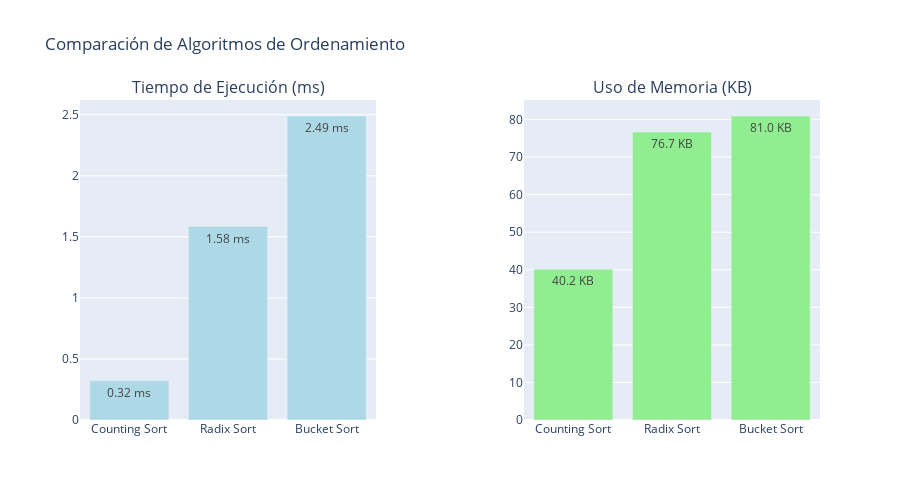

This figure's notebook cell:
### Code cell
#  Análisis Comparativo de Algoritmos de Ordenamiento

from estructuras.algoritmos_ordenamiento import AnalisisOrdenamiento

# Extraer datos para ordenar
datos_fatalidades = df['fatalities'].dropna().astype(int).tolist()
datos_riesgo = df['valor_riesgo'].dropna().tolist()

print(f" Muestra para ordenamiento:")
print(f"  - Fatalidades: {len(datos_fatalidades)} valores (ej: {datos_fatalidades[:5]})")
print(f"  - Rango: {min(datos_fatalidades)} a {max(datos_fatalidades)}")


# Comparar algoritmos con datos de fatalidades (enteros)
analizador = AnalisisOrdenamiento()
resultados_fatalidades = analizador.comparar_algoritmos(datos_fatalidades, 'enteros')

print("=== RESULTADOS DE ORDENAMIENTO (FATALIDADES) ===")
for algoritmo, stats in resultados_fatalidades.items():
    if algoritmo != 'analisis':
        print(f"\n{algoritmo.replace('_', ' ').title()}:")
        print(f"  Tiempo: {stats['tiempo']*1000:.2f} ms")
        print(f"  Memoria: {stats['memoria_bytes']/1024:.1f} KB")
        print(f"  Complejidad: {stats['complejidad']}")


# Visualización comparativa
from visualizacion.graficos import VisualizadorSeguridad

fig = VisualizadorSeguridad.crear_grafico_comparacion_algoritmos(resultados_fatalidades)
fig.show()

### Figure 1 — Plotly figure (JSON) as saved in the notebook; plotly's stock layout.template omitted (floating-point values rounded to 4 significant figures)
{"data": [{"marker": {"color": "lightblue"}, "name": "Tiempo", "text": ["0.32 ms", "1.58 ms", "2.49 ms"], "textposition": "auto", "type": "bar", "x": ["Counting Sort", "Radix Sort", "Bucket Sort"], "xaxis": "x", "y": [0.3219, 1.584, 2.489], "yaxis": "y"}, {"marker": {"color": "lightgreen"}, "name": "Memoria", "text": ["40.2 KB", "76.7 KB", "81.0 KB"], "textposition": "auto", "type": "bar", "x": ["Counting Sort", "Radix Sort", "Bucket Sort"], "xaxis": "x2", "y": [40.16, 76.68, 80.95], "yaxis": "y2"}], "layout": {"annotations": [{"font": {"size": 16}, "showarrow": false, "text": "Tiempo de Ejecución (ms)", "x": 0.2, "xanchor": "center", "xref": "paper", "y": 1, "yanchor": "bottom", "yref": "paper"}, {"font": {"size": 16}, "showarrow": false, "text": "Uso de Memoria (KB)", "x": 0.8, "xanchor": "center", "xref": "paper", "y": 1, "yanchor": "bottom", "yref": "paper"}], "height": 500, "showlegend": false, "title": {"text": "Comparación de Algoritmos de Ordenamiento"}, "xaxis": {"anchor": "y", "domain": [0, 0.4]}, "xaxis2": {"anchor": "y2", "domain": [0.6, 1]}, "yaxis": {"anchor": "x", "domain": [0, 1]}, "yaxis2": {"anchor": "x2", "domain": [0, 1]}}}
